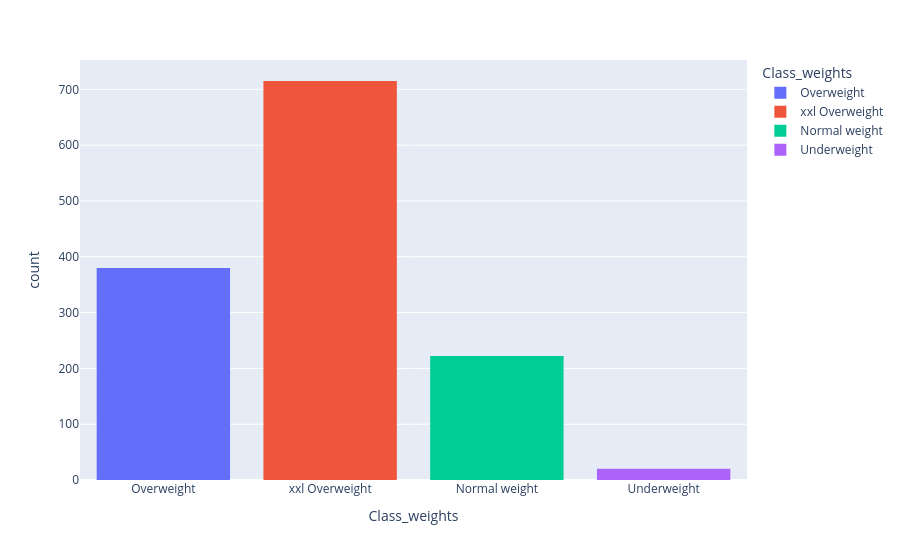

Notebook code cell kept with this figure:
### Code cell
px.histogram( df, x="Class_weights",color= "Class_weights")

### Figure 1 — Plotly figure (JSON) as saved in the notebook; plotly's stock layout.template omitted (floating-point values rounded to 4 significant figures; data arrays with more than 128 entries replaced by an {"elided": "..."} marker saying what was removed)
{"data": [{"bingroup": "x", "hovertemplate": "Class_weights=%{x}<br>count=%{y}<extra></extra>", "legendgroup": "Overweight", "marker": {"color": "#636efa", "pattern": {"shape": ""}}, "name": "Overweight", "orientation": "v", "showlegend": true, "type": "histogram", "x": {"elided": "380 str values"}, "xaxis": "x", "yaxis": "y"}, {"bingroup": "x", "hovertemplate": "Class_weights=%{x}<br>count=%{y}<extra></extra>", "legendgroup": "xxl Overweight", "marker": {"color": "#EF553B", "pattern": {"shape": ""}}, "name": "xxl Overweight", "orientation": "v", "showlegend": true, "type": "histogram", "x": {"elided": "715 str values"}, "xaxis": "x", "yaxis": "y"}, {"bingroup": "x", "hovertemplate": "Class_weights=%{x}<br>count=%{y}<extra></extra>", "legendgroup": "Normal weight", "marker": {"color": "#00cc96", "pattern": {"shape": ""}}, "name": "Normal weight", "orientation": "v", "showlegend": true, "type": "histogram", "x": {"elided": "222 str values"}, "xaxis": "x", "yaxis": "y"}, {"bingroup": "x", "hovertemplate": "Class_weights=%{x}<br>count=%{y}<extra></extra>", "legendgroup": "Underweight", "marker": {"color": "#ab63fa", "pattern": {"shape": ""}}, "name": "Underweight", "orientation": "v", "showlegend": true, "type": "histogram", "x": ["Underweight", "Underweight", "Underweight", "Underweight", "Underweight", "Underweight", "Underweight", "Underweight", "Underweight", "Underweight", "Underweight", "Underweight", "Underweight", "Underweight", "Underweight", "Underweight", "Underweight", "Underweight", "Underweight", "Underweight"], "xaxis": "x", "yaxis": "y"}], "layout": {"barmode": "relative", "legend": {"title": {"text": "Class_weights"}, "tracegroupgap": 0}, "margin": {"t": 60}, "xaxis": {"anchor": "y", "categoryarray": ["Overweight", "xxl Overweight", "Normal weight", "Underweight"], "categoryorder": "array", "domain": [0, 1], "title": {"text": "Class_weights"}}, "yaxis": {"anchor": "x", "domain": [0, 1], "title": {"text": "count"}}}}
